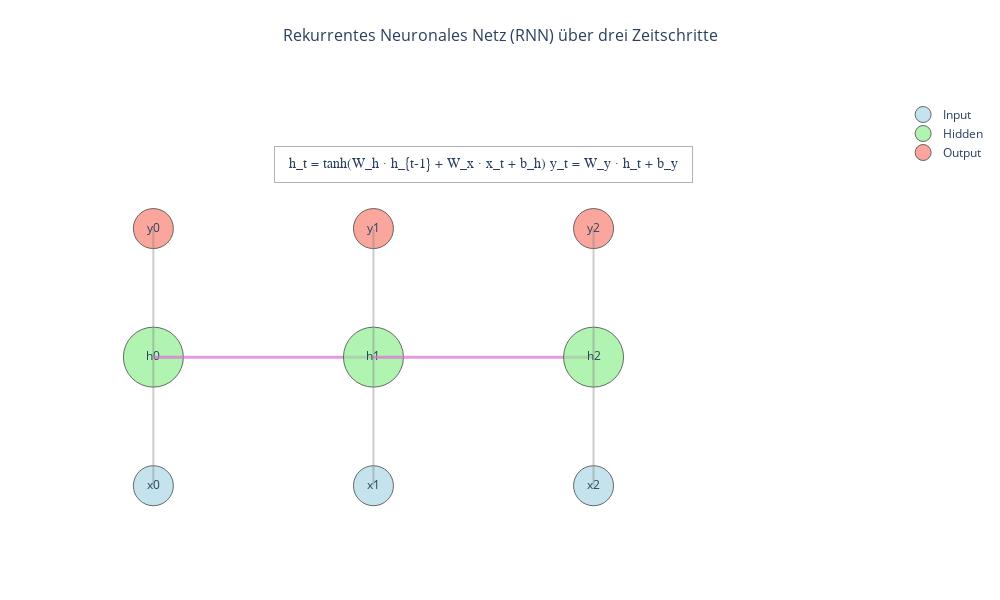

Notebook code for this chart:
### Markdown cell above
### RNN

### Code cell
import plotly.graph_objects as go
import numpy as np

# Konstanten
NODE_SIZE = dict(
    input=40,
    hidden=60,
    output=40
)

COLORS = dict(
    input='rgba(173, 216, 230, 0.7)',      # hellblau
    hidden='rgba(144, 238, 144, 0.7)',     # hellgrün
    output='rgba(250, 128, 114, 0.7)',     # lachs
    recurrent='rgba(218, 112, 214, 0.7)',  # orchidee
    lines='rgba(128, 128, 128, 0.4)'       # grau
)

# Positionen für die Zeitschritte
TIMESTEPS = 3
X_SPACING = 3
Y_SPACING = 2

# Figure erstellen
fig = go.Figure()

# Funktion zum Hinzufügen von Nodes
def add_node(x, y, node_type, text, show_legend=True):
    return fig.add_trace(go.Scatter(
        x=[x],
        y=[y],
        mode='markers+text',
        marker=dict(
            size=NODE_SIZE[node_type],
            color=COLORS[node_type],
            line=dict(color='rgba(70, 70, 70, 0.8)', width=1)
        ),
        text=text,
        textposition='middle center',
        name=node_type.capitalize() if show_legend else None,
        showlegend=show_legend
    ))

# Funktion zum Hinzufügen von Verbindungen
def add_connection(x1, y1, x2, y2, color=COLORS['lines'], width=2):
    fig.add_trace(go.Scatter(
        x=[x1, x2],
        y=[y1, y2],
        mode='lines',
        line=dict(color=color, width=width),
        showlegend=False
    ))

# Nodes für jeden Zeitschritt hinzufügen
for t in range(TIMESTEPS):
    # Input node
    add_node(
        x=t * X_SPACING,
        y=0,
        node_type='input',
        text=f'x{t}',
        show_legend=(t == 0)
    )
    
    # Hidden state node
    add_node(
        x=t * X_SPACING,
        y=Y_SPACING,
        node_type='hidden',
        text=f'h{t}',
        show_legend=(t == 0)
    )
    
    # Output node
    add_node(
        x=t * X_SPACING,
        y=Y_SPACING * 2,
        node_type='output',
        text=f'y{t}',
        show_legend=(t == 0)
    )
    
    # Verbindungen innerhalb eines Zeitschritts
    # Input zu Hidden
    add_connection(
        t * X_SPACING,
        0,
        t * X_SPACING,
        Y_SPACING
    )
    
    # Hidden zu Output
    add_connection(
        t * X_SPACING,
        Y_SPACING,
        t * X_SPACING,
        Y_SPACING * 2
    )
    
    # Rekurrente Verbindung zum nächsten Zeitschritt
    if t < TIMESTEPS - 1:
        add_connection(
            t * X_SPACING,
            Y_SPACING,
            (t + 1) * X_SPACING,
            Y_SPACING,
            color=COLORS['recurrent'],
            width=3
        )

# Formelbox hinzufügen
formula = """
h_t = tanh(W_h · h_{t-1} + W_x · x_t + b_h)
y_t = W_y · h_t + b_y
"""

fig.add_annotation(
    x=TIMESTEPS * X_SPACING / 2,
    y=Y_SPACING * 2.5,
    text=formula,
    showarrow=False,
    font=dict(size=14, family='Computer Modern'),
    bgcolor='rgba(255, 255, 255, 0.9)',
    bordercolor='rgba(0, 0, 0, 0.3)',
    borderwidth=1,
    borderpad=10
)

# Layout
fig.update_layout(
    title=dict(
        text='Rekurrentes Neuronales Netz (RNN) über drei Zeitschritte',
        x=0.5,
        y=0.95,
        font=dict(size=16)
    ),
    showlegend=True,
    xaxis=dict(
        showticklabels=False,
        range=[-1, TIMESTEPS * X_SPACING + 1]
    ),
    yaxis=dict(
        showticklabels=False,
        range=[-1, Y_SPACING * 2.5 + 1]
    ),
    plot_bgcolor='white',
    width=1000,
    height=600,
    margin=dict(t=100, b=50)
)

fig.show()

### Figure 1 — Plotly figure (JSON) as saved in the notebook; plotly's stock layout.template omitted (floating-point values rounded to 4 significant figures)
{"data": [{"marker": {"color": "rgba(173, 216, 230, 0.7)", "line": {"color": "rgba(70, 70, 70, 0.8)", "width": 1}, "size": 40}, "mode": "markers+text", "name": "Input", "showlegend": true, "text": "x0", "textposition": "middle center", "type": "scatter", "x": [0], "y": [0]}, {"marker": {"color": "rgba(144, 238, 144, 0.7)", "line": {"color": "rgba(70, 70, 70, 0.8)", "width": 1}, "size": 60}, "mode": "markers+text", "name": "Hidden", "showlegend": true, "text": "h0", "textposition": "middle center", "type": "scatter", "x": [0], "y": [2]}, {"marker": {"color": "rgba(250, 128, 114, 0.7)", "line": {"color": "rgba(70, 70, 70, 0.8)", "width": 1}, "size": 40}, "mode": "markers+text", "name": "Output", "showlegend": true, "text": "y0", "textposition": "middle center", "type": "scatter", "x": [0], "y": [4]}, {"line": {"color": "rgba(128, 128, 128, 0.4)", "width": 2}, "mode": "lines", "showlegend": false, "type": "scatter", "x": [0, 0], "y": [0, 2]}, {"line": {"color": "rgba(128, 128, 128, 0.4)", "width": 2}, "mode": "lines", "showlegend": false, "type": "scatter", "x": [0, 0], "y": [2, 4]}, {"line": {"color": "rgba(218, 112, 214, 0.7)", "width": 3}, "mode": "lines", "showlegend": false, "type": "scatter", "x": [0, 3], "y": [2, 2]}, {"marker": {"color": "rgba(173, 216, 230, 0.7)", "line": {"color": "rgba(70, 70, 70, 0.8)", "width": 1}, "size": 40}, "mode": "markers+text", "showlegend": false, "text": "x1", "textposition": "middle center", "type": "scatter", "x": [3], "y": [0]}, {"marker": {"color": "rgba(144, 238, 144, 0.7)", "line": {"color": "rgba(70, 70, 70, 0.8)", "width": 1}, "size": 60}, "mode": "markers+text", "showlegend": false, "text": "h1", "textposition": "middle center", "type": "scatter", "x": [3], "y": [2]}, {"marker": {"color": "rgba(250, 128, 114, 0.7)", "line": {"color": "rgba(70, 70, 70, 0.8)", "width": 1}, "size": 40}, "mode": "markers+text", "showlegend": false, "text": "y1", "textposition": "middle center", "type": "scatter", "x": [3], "y": [4]}, {"line": {"color": "rgba(128, 128, 128, 0.4)", "width": 2}, "mode": "lines", "showlegend": false, "type": "scatter", "x": [3, 3], "y": [0, 2]}, {"line": {"color": "rgba(128, 128, 128, 0.4)", "width": 2}, "mode": "lines", "showlegend": false, "type": "scatter", "x": [3, 3], "y": [2, 4]}, {"line": {"color": "rgba(218, 112, 214, 0.7)", "width": 3}, "mode": "lines", "showlegend": false, "type": "scatter", "x": [3, 6], "y": [2, 2]}, {"marker": {"color": "rgba(173, 216, 230, 0.7)", "line": {"color": "rgba(70, 70, 70, 0.8)", "width": 1}, "size": 40}, "mode": "markers+text", "showlegend": false, "text": "x2", "textposition": "middle center", "type": "scatter", "x": [6], "y": [0]}, {"marker": {"color": "rgba(144, 238, 144, 0.7)", "line": {"color": "rgba(70, 70, 70, 0.8)", "width": 1}, "size": 60}, "mode": "markers+text", "showlegend": false, "text": "h2", "textposition": "middle center", "type": "scatter", "x": [6], "y": [2]}, {"marker": {"color": "rgba(250, 128, 114, 0.7)", "line": {"color": "rgba(70, 70, 70, 0.8)", "width": 1}, "size": 40}, "mode": "markers+text", "showlegend": false, "text": "y2", "textposition": "middle center", "type": "scatter", "x": [6], "y": [4]}, {"line": {"color": "rgba(128, 128, 128, 0.4)", "width": 2}, "mode": "lines", "showlegend": false, "type": "scatter", "x": [6, 6], "y": [0, 2]}, {"line": {"color": "rgba(128, 128, 128, 0.4)", "width": 2}, "mode": "lines", "showlegend": false, "type": "scatter", "x": [6, 6], "y": [2, 4]}], "layout": {"annotations": [{"bgcolor": "rgba(255, 255, 255, 0.9)", "bordercolor": "rgba(0, 0, 0, 0.3)", "borderpad": 10, "borderwidth": 1, "font": {"family": "Computer Modern", "size": 14}, "showarrow": false, "text": "\nh_t = tanh(W_h · h_{t-1} + W_x · x_t + b_h)\ny_t = W_y · h_t + b_y\n", "x": 4.5, "y": 5}], "height": 600, "margin": {"b": 50, "t": 100}, "plot_bgcolor": "white", "showlegend": true, "title": {"font": {"size": 16}, "text": "Rekurrentes Neuronales Netz (RNN) über drei Zeitschritte", "x": 0.5, "y": 0.95}, "width": 1000, "xaxis": {"range": [-1, 10], "showticklabels": false}, "yaxis": {"range": [-1, 6], "showticklabels": false}}}
